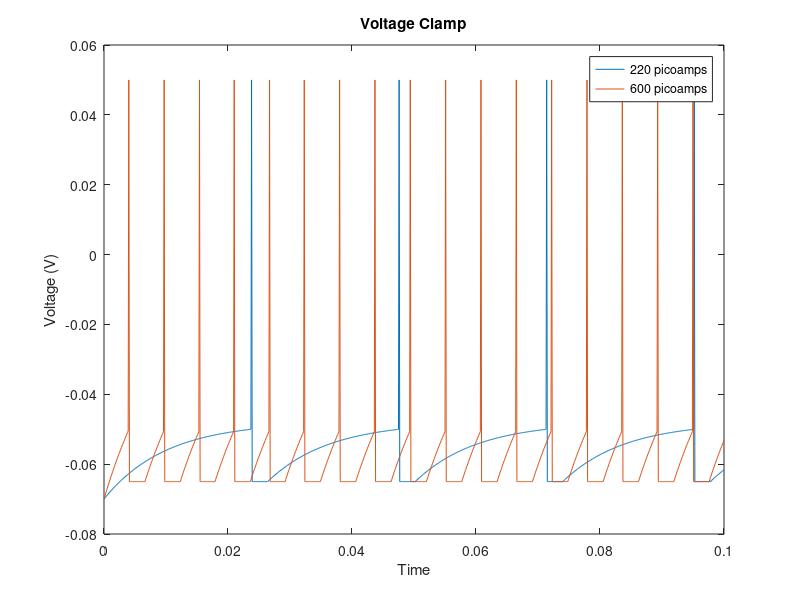
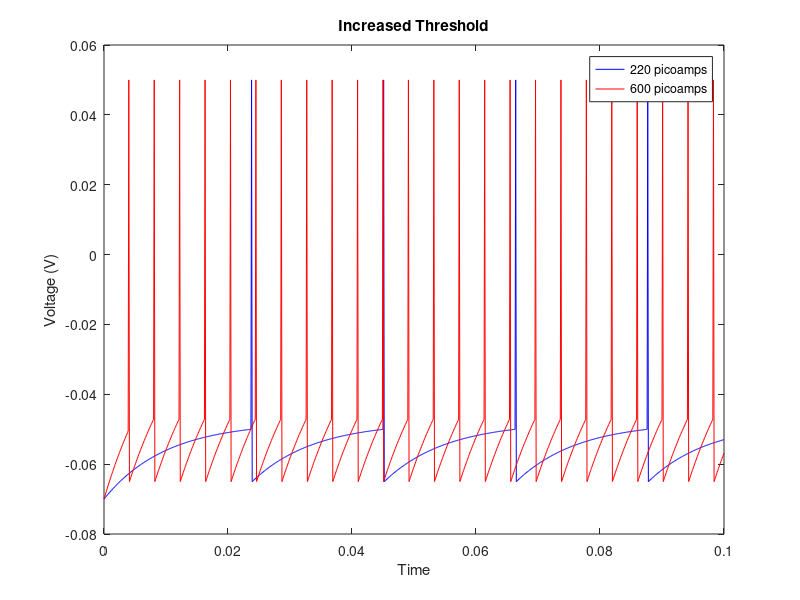
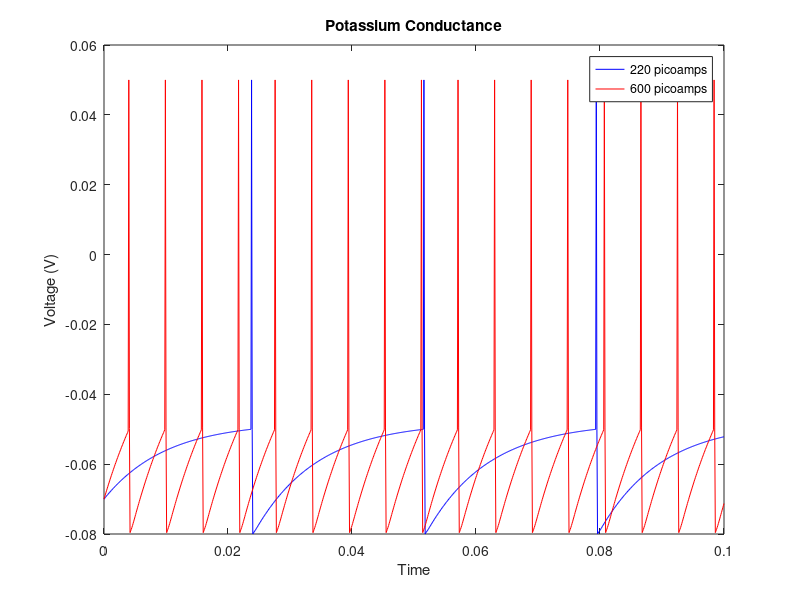
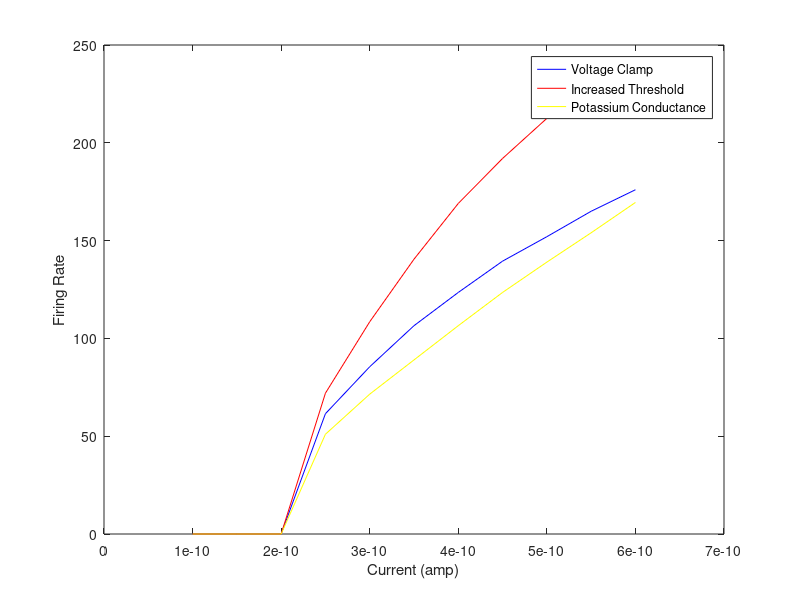

The MATLAB source for these figures, in order:
% Manokaran_Tutorial1_2.m

% Forced Voltage Clamp

% At constant current of 220 picoamps
% Records potential over 100 ms interval
LEAK_POTENTIAL = -.070;
MEMBRANE_RESISTANCE = 100e6;
MEMBRANE_CAPACITANCE = .1e-9;
PEAK_POTENTIAL = .050;

THRESHOLD = -.050;
RESET = -.065;
REFRACTORY_PERIOD = 2.5e-3;

dt = .0001;
tvec = 0:dt:.1;
spiketime = -2.6e-3;                                                        % Initializes variable for recording the time of spikes

constant = 220e-12;                                                         % Sets a constant current value
constant_current = ones(size(tvec));                                        % Creates a constant current vector
constant_current = constant * constant_current;                             % Sets values in vector to constant current 

potential = zeros(size(tvec));                                              % Creates a vector of equal size to the time vector for membrane potential
potential(1) = LEAK_POTENTIAL;                                              % Sets the initial potential to the leak potential

for i = 2:length(tvec)
    val = tvec(i);
    if (val > spiketime + REFRACTORY_PERIOD)                                % Tests whether the repractory period has been exited
       dvdt = (((LEAK_POTENTIAL - potential(i-1))/ MEMBRANE_RESISTANCE) + constant_current(i))/MEMBRANE_CAPACITANCE;
       potential(i) = potential(i-1) + dt * dvdt;
       if potential(i) > THRESHOLD                                          % Tests whether potential is greater than threshold
           spiketime = val;                                                 % Sets spike time to the current time
           potential(i) = RESET;                                            % Sets current potential to reset value
           potential(i-1) = PEAK_POTENTIAL;                                 % Sets previous potential value to peak potential
       end
    else
        potential(i) = RESET;                                               % Puts into refractory period
    end
end

figure;
plot(tvec, potential)
hold on

% At constant current of 600 picoamps
% Over 100 ms inteval
LEAK_POTENTIAL = -.070;
MEMBRANE_RESISTANCE = 100e6;
MEMBRANE_CAPACITANCE = .1e-9;
PEAK_POTENTIAL = .050;

THRESHOLD = -.050;
RESET = -.065;
REFRACTORY_PERIOD = 2.5e-3;

dt = .0001;
tvec = 0:dt:.1;
spiketime = -2.6e-3;

constant = 600e-12;                                                         % Sets a constant current value
constant_current = ones(size(tvec));                                        % Creates of a vonstant current vector
constant_current = constant * constant_current; 

potential = zeros(size(tvec));                                              % Creates a vector of equal size to the time vector for membrane potential
potential(1) = LEAK_POTENTIAL;  

for i = 2:length(tvec)
    val = tvec(i);
    if (val > spiketime + REFRACTORY_PERIOD)
       dvdt = (((LEAK_POTENTIAL - potential(i-1))/ MEMBRANE_RESISTANCE) + constant_current(i))/MEMBRANE_CAPACITANCE;
       potential(i) = potential(i-1) + dt * dvdt;
       if potential(i) > THRESHOLD
           spiketime = val;
           potential(i) = RESET;
           potential(i-1) = PEAK_POTENTIAL;
       end
    else
        potential(i) = RESET;
    end
end

plot(tvec, potential)
legend('220 picoamps', '600 picoamps')
title('Voltage Clamp')
xlabel('Time')
ylabel('Voltage (V)')

% At variable currents
% For 2 s interval
LEAK_POTENTIAL = -.070;
MEMBRANE_RESISTANCE = 100e6;
MEMBRANE_CAPACITANCE = .1e-9;
PEAK_POTENTIAL = .050;

THRESHOLD = -.050;
RESET = -.065;
REFRACTORY_PERIOD = 2.5e-3;

dt = .0001;
tvec = 0:dt:2;

variable_current = 100e-12:50e-12:600e-12;                                  % Creates a variable current vector
firing_rate = zeros(size(variable_current));                                % Creates a vector to record the firing rate for each trial at a unique current
mean_potential = zeros(size(variable_current));                             % Creates a vector to record the mean potential for each trial

for j = 1:length(variable_current)
    potential = zeros(size(tvec));                                          
    potential(1) = LEAK_POTENTIAL;
    Iapp = variable_current(j);
    spiketime = -2.6e-3;
    total_potential = -.070;                                                % Initializes variable to to calculate total potential for eahc trial
    for i = 2:length(tvec)
        val = tvec(i);
        if (val > spiketime + REFRACTORY_PERIOD)
           dvdt = (((LEAK_POTENTIAL - potential(i-1))/ MEMBRANE_RESISTANCE) + Iapp)/MEMBRANE_CAPACITANCE;
           potential(i) = potential(i-1) + dt * dvdt;
           if potential(i) > THRESHOLD
               spiketime = val;
               potential(i) = RESET;
               firing_rate(j) = firing_rate(j) + 1;
           end
        else
            potential(i) = RESET;
        end
        total_potential = total_potential + potential(i);                   % Calculates total potential by adding the current potential
    end
    mean_potential(j) = total_potential/length(potential);                  % Calculates mean potential by dividing the total potential by the total number of potentials recorded
end

% Threshold Increase

% At constant current of 220 picoamps
% Over 100 ms interval
LEAK_POTENTIAL = -.070;
MEMBRANE_RESISTANCE = 100e6;
MEMBRANE_CAPACITANCE = .1e-9;
PEAK_POTENTIAL = .050;

BASE_THRESHOLD = -.050;
MAX_THRESHOLD = .2;
RESET = -.065;

dt = .0001;
tvec = 0:dt:.1;

constant = 220e-12;                                                         % Sets a constant current value
constant_current = ones(size(tvec));                                        % Creates of a vonstant current vector
constant_current = constant * constant_current; 

potential = zeros(size(tvec));                                          
potential(1) = LEAK_POTENTIAL;
threshold = zeros(size(tvec));                                              % Creates a dynamic threshold vector
threshold(1) = BASE_THRESHOLD;                                              % Sets the intital threshold to base threshold

for i = 2:length(tvec)
   dVthdt = (BASE_THRESHOLD - threshold(i-1))/.001;                         % Calculate the change in threshold over the time step
   threshold(i) = threshold(i-1) + dt * dVthdt;                             % Calculates the new threshold
   dvdt = (((LEAK_POTENTIAL - potential(i-1))/ MEMBRANE_RESISTANCE) + constant_current(i))/MEMBRANE_CAPACITANCE;
   potential(i) = potential(i-1) + dt * dvdt;
   if potential(i) > threshold(i)                                           % Tests if potential is greater tha threshold
       threshold(i) = MAX_THRESHOLD;                                        % Sets threshold to the maximum threshold
       potential(i) = RESET;                                                % Sets current potential to the reset value
       potential(i-1) = PEAK_POTENTIAL;                                     % Sets the previous potential to the maxium
   end
end

figure;
plot(tvec, potential, 'b')
hold on
% At constant current of 600 picoamps
% Over 100 ms interval
LEAK_POTENTIAL = -.070;
MEMBRANE_RESISTANCE = 100e6;
MEMBRANE_CAPACITANCE = .1e-9;
PEAK_POTENTIAL = .050;

BASE_THRESHOLD = -.050;
MAX_THRESHOLD = .2;
RESET = -.065;

dt = .0001;
tvec = 0:dt:.1;

constant = 600e-12;                                                         
constant_current = ones(size(tvec));                                        
constant_current = constant * constant_current;                             

potential = zeros(size(tvec));                                          
potential(1) = LEAK_POTENTIAL;
threshold = zeros(size(tvec));
threshold(1) = BASE_THRESHOLD;

for i = 2:length(tvec)
   dVthdt = (BASE_THRESHOLD - threshold(i-1))/.001;
   threshold(i) = threshold(i-1) + dt * dVthdt;
   dvdt = (((LEAK_POTENTIAL - potential(i-1))/ MEMBRANE_RESISTANCE) + constant_current(i))/MEMBRANE_CAPACITANCE;
   potential(i) = potential(i-1) + dt * dvdt;
   if potential(i) > threshold(i)
       threshold(i) = MAX_THRESHOLD;
       potential(i) = RESET;
       potential(i-1) = PEAK_POTENTIAL;
   end
end

plot(tvec, potential, 'r')
legend('220 picoamps', '600 picoamps')
title('Increased Threshold')
xlabel('Time')
ylabel('Voltage (V)')

% At variable currents
LEAK_POTENTIAL = -.070;
MEMBRANE_RESISTANCE = 100e6;
MEMBRANE_CAPACITANCE = .1e-9;
PEAK_POTENTIAL = .050;

BASE_THRESHOLD = -.050;
MAX_THRESHOLD = .2;
RESET = -.065;

dt = .0001;
tvec = 0:dt:2;

variable_current2 = 100e-12:50e-12:600e-12; 
firing_rate2 = zeros(size(variable_current)); 
mean_potential2 = zeros(size(variable_current));

for j = 1:length(variable_current)
    potential = zeros(size(tvec));                                          
    potential(1) = LEAK_POTENTIAL;
    threshold = zeros(size(tvec));                                          
    threshold(1) = BASE_THRESHOLD;
    Iapp = variable_current2(j);
    total_potential = -.070;
    for i = 2:length(tvec)
       dVthdt = (BASE_THRESHOLD - threshold(i-1))/.001;
       threshold(i) = threshold(i-1) + dt * dVthdt;
       dvdt = (((LEAK_POTENTIAL - potential(i-1))/ MEMBRANE_RESISTANCE) + variable_current2(j))/MEMBRANE_CAPACITANCE;
       potential(i) = potential(i-1) + dt * dvdt;
       if potential(i) > threshold(i)
           threshold(i) = MAX_THRESHOLD;
           potential(i) = RESET;
           potential(i-1) = PEAK_POTENTIAL;
           firing_rate2(j) = firing_rate2(j) + 1;
       end
       total_potential = total_potential + potential(i);
    end
    mean_potential2(j) = total_potential/length(potential);
end

% Refractory conductance with threshold increase

% At constant current of 220 picoamps
% Over 100 ms interval
LEAK_POTENTIAL = -.070;
MEMBRANE_RESISTANCE = 100e6;
MEMBRANE_CAPACITANCE = .1e-9;
PEAK_POTENTIAL = .050;
POTASSIUM_POTENTIAL = -.080;
DELTA_CONDUCTANCE = 2e-6;

BASE_THRESHOLD = -.050;
MAX_THRESHOLD = .2;
RESET = -.065;

dt = .0001;
tvec = 0:dt:.1;

constant = 220e-12;                                                         
constant_current = ones(size(tvec));                                        
constant_current = constant * constant_current;                             

potential = zeros(size(tvec));                                          
potential(1) = LEAK_POTENTIAL;
threshold = zeros(size(tvec));
threshold(1) = BASE_THRESHOLD;
kconductance = zeros(size(tvec));                                           % Creates a vector for potassium conductance overtime

for i = 2:length(tvec)
   dGdt = -kconductance(i-1)/.0002;                                         % Calculates the change in potassium conductance over the time step
   kconductance(i) = kconductance(i-1) + dt * dGdt;                         % Calculates the current conductance
   dVthdt = (BASE_THRESHOLD - threshold(i-1))/.001;                         
   threshold(i) = threshold(i-1) + dt * dVthdt;
   dvdt = (((LEAK_POTENTIAL - potential(i-1))/ MEMBRANE_RESISTANCE) + (kconductance(i) *(POTASSIUM_POTENTIAL - potential(i-1))) + constant_current(i))/MEMBRANE_CAPACITANCE; % Calculates the change in potential and adds a term for the effect of conductance 
   potential(i) = potential(i-1) + dt * dvdt;
   if potential(i) > threshold(i)
       threshold(i) = MAX_THRESHOLD;
       kconductance(i) = kconductance(i) + DELTA_CONDUCTANCE;               % Conductance is zero until the potential becomes greater than threshold
       potential(i-1) = PEAK_POTENTIAL;
   end
end

figure;
plot(tvec, potential,'b')
hold on

% At constant current of 600 picoamps
% Over 100 ms interval
LEAK_POTENTIAL = -.070;
MEMBRANE_RESISTANCE = 100e6;
MEMBRANE_CAPACITANCE = .1e-9;
PEAK_POTENTIAL = .050;
POTASSIUM_POTENTIAL = -.080;
DELTA_CONDUCTANCE = 2e-6;

BASE_THRESHOLD = -.050;
MAX_THRESHOLD = .2;
RESET = -.065;

dt = .0001;
tvec = 0:dt:.1;

constant = 600e-12;                                                         
constant_current = ones(size(tvec));                                        
constant_current = constant * constant_current;                             

potential = zeros(size(tvec));                                          
potential(1) = LEAK_POTENTIAL;
threshold = zeros(size(tvec));
threshold(1) = BASE_THRESHOLD;
kconductance = zeros(size(tvec));

for i = 2:length(tvec)
   dGdt = -kconductance(i-1)/.0002;
   kconductance(i) = kconductance(i-1) + dt * dGdt;
   dVthdt = (BASE_THRESHOLD - threshold(i-1))/.001;
   threshold(i) = threshold(i-1) + dt * dVthdt;
   dvdt = (((LEAK_POTENTIAL - potential(i-1))/ MEMBRANE_RESISTANCE) + (kconductance(i) *(POTASSIUM_POTENTIAL - potential(i-1))) + constant_current(i))/MEMBRANE_CAPACITANCE;
   potential(i) = potential(i-1) + dt * dvdt;
   if potential(i) > threshold(i)
       threshold(i) = MAX_THRESHOLD;
       kconductance(i) = kconductance(i) + DELTA_CONDUCTANCE;
       potential(i-1) = PEAK_POTENTIAL;
   end
end

plot(tvec, potential, 'r')
legend('220 picoamps', '600 picoamps')
title('Potassium Conductance')
xlabel('Time')
ylabel('Voltage (V)')

% At variable currents
% Over 2 s interval
LEAK_POTENTIAL = -.070;
MEMBRANE_RESISTANCE = 100e6;
MEMBRANE_CAPACITANCE = .1e-9;
PEAK_POTENTIAL = .050;
POTASSIUM_POTENTIAL = -.080;
DELTA_CONDUCTANCE = 2e-6;

BASE_THRESHOLD = -.050;
MAX_THRESHOLD = .2;
RESET = -.065;

dt = .0001;
tvec = 0:dt:2;

variable_current3 = 100e-12:50e-12:600e-12; 
firing_rate3 = zeros(size(variable_current)); 
mean_potential3 = zeros(size(variable_current));                           

for j = 1:length(variable_current3) 
    potential = zeros(size(tvec));                                          
    potential(1) = LEAK_POTENTIAL;
    threshold = zeros(size(tvec));
    threshold(1) = BASE_THRESHOLD;
    kconductance = zeros(size(tvec));
    total_potential = -.070;
    for i = 2:length(tvec)
       dGdt = -kconductance(i-1)/.0002;
       kconductance(i) = kconductance(i-1) + dt * dGdt;
       dVthdt = (BASE_THRESHOLD - threshold(i-1))/.001;
       threshold(i) = threshold(i-1) + dt * dVthdt;
       dvdt = (((LEAK_POTENTIAL - potential(i-1))/ MEMBRANE_RESISTANCE) + (kconductance(i) *(POTASSIUM_POTENTIAL - potential(i-1))) + variable_current3(j))/MEMBRANE_CAPACITANCE;
       potential(i) = potential(i-1) + dt * dvdt;
       if potential(i) > threshold(i)
           threshold(i) = MAX_THRESHOLD;
           kconductance(i) = kconductance(i) + DELTA_CONDUCTANCE;
           potential(i-1) = PEAK_POTENTIAL;
           firing_rate3(j) = firing_rate3(j) + 1;
       end
       total_potential = total_potential + potential(i);
    end
    mean_potential3(j) = total_potential/length(potential);
end

% figure;
% plot(tvec, potential)
% xlabel('Time')
% ylabel('Voltage (V)')
firing_rate = firing_rate/2;
firing_rate2 = firing_rate2 / 2;
firing_rate3 = firing_rate3 / 2;

figure;
plot(variable_current, firing_rate, 'b')
hold on
plot(variable_current2, firing_rate2, 'r')
hold on
plot(variable_current3, firing_rate3, 'y')
legend('Voltage Clamp', 'Increased Threshold', 'Potassium Conductance')
xlabel('Current (amp)')
ylabel('Firing Rate')

figure;
plot(variable_current, mean_potential, 'b')
hold on
plot(variable_current2, mean_potential2, 'r')
hold on
plot(variable_current3, mean_potential3, 'y')
legend('Voltage Clamp', 'Increased Threshold', 'Potassium Conductance')
xlabel('Current (amp)')
ylabel('Mean Potential')

figure;
plot(firing_rate, mean_potential, 'b')
hold on
plot(firing_rate2, mean_potential2, 'r')
hold on
plot(firing_rate3, mean_potential3, 'y')
legend('Voltage Clamp', 'Increased Threshold', 'Potassium Conductance')
xlabel('Firing Rate')
ylabel('Mean Potential')



